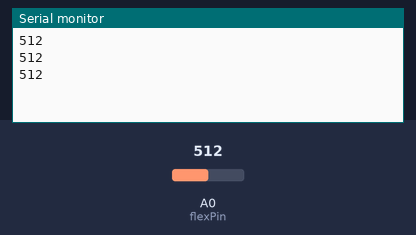
The sketch below on a simulated Arduino Uno, built with avr-gcc and run on an emulated ATmega328P. Parts: the last lines printed to the serial monitor. The inputs (shaded band) are chosen by the test bench; at power-on: A0 (flexPin) = 512.

Above: at 1.3 s.
1.4 s: A0 (flexPin) set to 716
At 1.8 s:
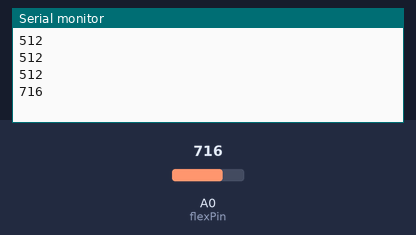
2.9 s: A0 (flexPin) set to 900
At 3.4 s:
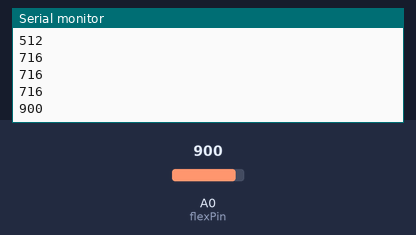
Timing chart, 0 to 5.9 s (numbered marks = the images above; inputs shaded):
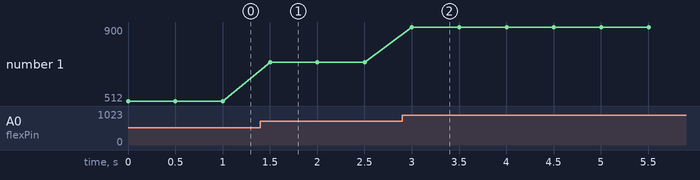

Measured:
- after the input at 1.4 s, the serial monitor: prints a new line after 0.10 s (image 1)
- after the input at 2.9 s, the serial monitor: prints a new line after 0.10 s (image 2)
- plotted number 1: 512 → 716 after the input at 1.4 s, 716 → 900 after the input at 2.9 s

The sketch:

simple_flex_rgb_time_correction.ino
```cpp
const int flexPin = 0;
const int redPin = 9;
const int greenPin = 10;
const int bluePin = 11;

unsigned long badPostureTime;
unsigned long correctionTime;

boolean counting = false;
boolean correction = true;

//Alert if flexed for 5 seconds or more
const unsigned long requiredDuration = 5000;

void setup() {
  // put your setup code here, to run once:
  Serial.begin(9600);
}

void loop() {
  // put your main code here, to run repeatedly:
  int flexReading = analogRead(flexPin);
  Serial.println(flexReading);
  delay(500);

  int mappedValue = map(flexReading, 780, 920, 0, 100);

  //Green if no flex
  if (mappedValue <= 50) {
    if (!correction) {
      correctionTime = millis();
      correction = true;
    }
    else {
      long duration = millis() - correctionTime;
      if (duration >= requiredDuration) {
        counting = false;
        badPostureTime = 0;
        digitalWrite(redPin, LOW);
        digitalWrite(greenPin, HIGH);
        digitalWrite(bluePin, LOW);
      }
    }
  }

  //Red if there is flex
  if (mappedValue > 50) {
    if (!counting) {
      badPostureTime = millis();
      counting = true;
    }
    else {
      long duration = millis() - badPostureTime;
      if (duration >= requiredDuration) {
        correction = false;
        correctionTime = 0;
        digitalWrite(redPin, HIGH);
        digitalWrite(greenPin, LOW);
        digitalWrite(bluePin, LOW);
      }
    }
  }

}
```
